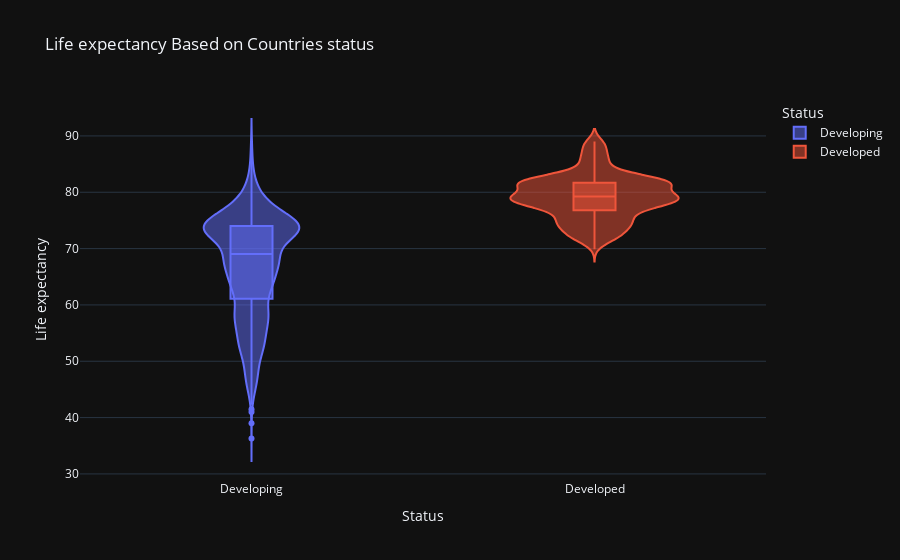

Notebook cell for this chart:
### Code cell
fig=px.violin(df,x='Status',y='Life expectancy ',color='Status',template='plotly_dark',box=True,title='Life expectancy Based on Countries status')
fig.show()

### Figure 1 — Plotly figure (JSON) as saved in the notebook; plotly's stock layout.template omitted (floating-point values rounded to 4 significant figures; data arrays with more than 128 entries replaced by an {"elided": "..."} marker saying what was removed)
{"data": [{"alignmentgroup": "True", "box": {"visible": true}, "hovertemplate": "Status=%{x}<br>Life expectancy =%{y}<extra></extra>", "legendgroup": "Developing", "marker": {"color": "#636efa"}, "name": "Developing", "offsetgroup": "Developing", "orientation": "v", "scalegroup": "True", "showlegend": true, "type": "violin", "x": {"elided": "2426 str values"}, "x0": " ", "xaxis": "x", "y": {"elided": "2426 float values"}, "y0": " ", "yaxis": "y"}, {"alignmentgroup": "True", "box": {"visible": true}, "hovertemplate": "Status=%{x}<br>Life expectancy =%{y}<extra></extra>", "legendgroup": "Developed", "marker": {"color": "#EF553B"}, "name": "Developed", "offsetgroup": "Developed", "orientation": "v", "scalegroup": "True", "showlegend": true, "type": "violin", "x": {"elided": "512 str values"}, "x0": " ", "xaxis": "x", "y": {"elided": "512 float values"}, "y0": " ", "yaxis": "y"}], "layout": {"legend": {"title": {"text": "Status"}, "tracegroupgap": 0}, "title": {"text": "Life expectancy Based on Countries status"}, "violinmode": "overlay", "xaxis": {"anchor": "y", "categoryarray": ["Developing", "Developed"], "categoryorder": "array", "domain": [0, 1], "title": {"text": "Status"}}, "yaxis": {"anchor": "x", "domain": [0, 1], "title": {"text": "Life expectancy "}}}}
